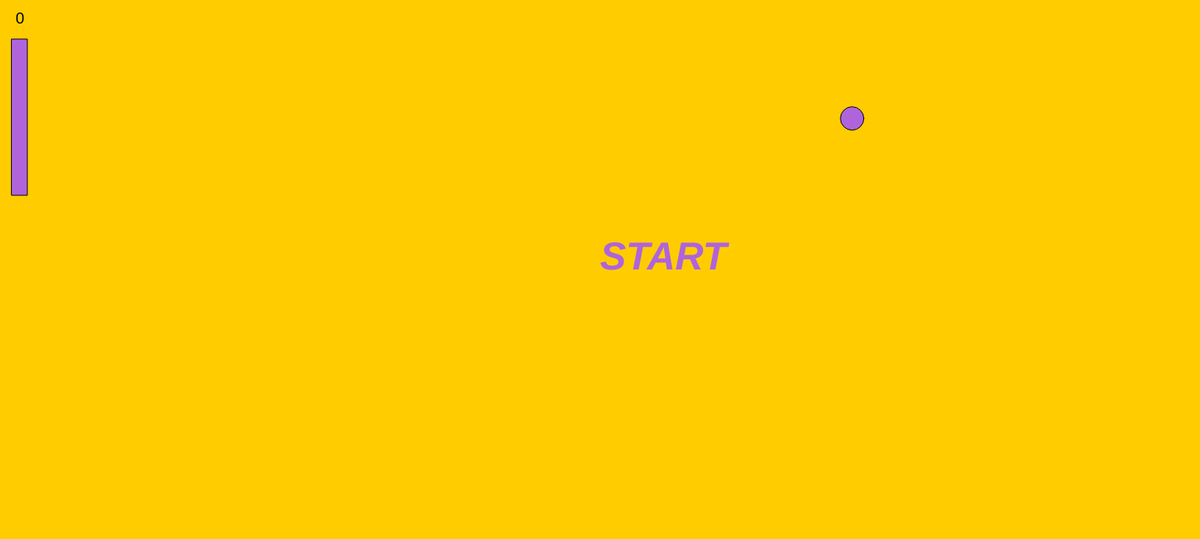
Frame 1 (no input)
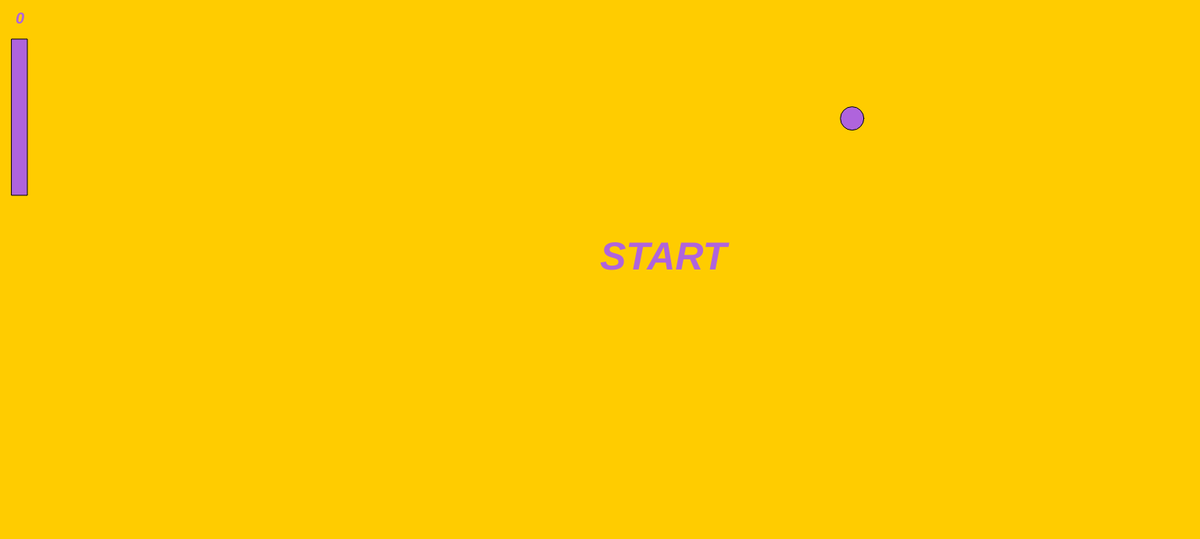
Frame 60 (no input)
Frame 120 (the mouse pressed at the canvas centre since frame 60): identical to frame 60, image omitted

The p5.js sketch that drew these frames (run headless with seeded random() and noise() and a simulated clock; from frame 60 on, the mouse is pressed at the canvas centre):

// p5.js sketch
// ── sketch.js
let r = 15
let points = 0
let timer = 10

function setup() {
  createCanvas(1536, 690);
  ball = createVector(
    random(r, width - r),
    random(r, height - r))
}

function draw() {
  background(255, 204, 0);
  textSize(20)
  text(points, 20, 30)
  let c = color(175, 100, 220);
  fill(c)
  player = createVector(mouseX, mouseY)
  ellipse(ball.x, ball.y, r*2)
  if(timer > 0 && points <1)
  {
  textStyle(BOLDITALIC)
  textAlign(LEFT)
  textSize(50)
  text("START" , width/2 , height/2)
  }
  
  if (timer > 0 && points > 0){
  timer -= 1/60  
  }
  
  
  let len = map(timer, 0, 10, 0, 200)
  rect(15, 50, 20, len)

  if (timer < 0){
    noLoop()
    textStyle(BOLDITALIC)
    textAlign(CENTER)
    textSize(50)
    text("FINISH", width/2, height/2)
  }
  
}

function mousePressed(){
  let d = p5.Vector.dist(player, ball)
    if (d < r){
      ball = createVector(
    random(r, width - r),
    random(r, height - r))
      points++
      if (points > 1){
      timer+= 0.5  
      }
      
  }
}
